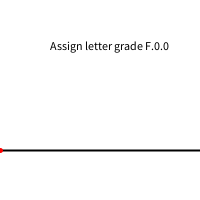
Frame 1 (no input)
Frame 60 (the mouse pressed at the canvas centre just before this capture): identical to frame 1, image omitted
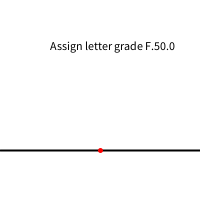
Frame 120 (the mouse held since frame 60 and released just before this capture)

The Processing sketch that drew these frames (run headless with seeded random() and noise(); from frame 60 on, the mouse is pressed at the canvas centre):

// Processing sketch: sketch_150922a
// ── sketch_150922a.pde
//Ben Olson
//GradeScale
//9/22/2015
void setup() {
  size(200, 200);
}

void draw() {
  background(255);
  stroke(0);
  strokeWeight(2);
  line(0,150,width,150);
  stroke(255,0,0);
  strokeWeight(5);
  point(mouseX,150);
  displaygrade(mouseX/2);
}

void displaygrade(float grade) {
  fill(0);
  if (grade>=94) {
    text("Assign letter grade A." + grade,50,50);
  } else if (grade<94 && grade>=89) {
    text("Assign letter grade A-." + grade,50,50);
  } else if (grade<88 && grade>=87) {
    text("Assign letter grade B+." + grade,50,50);
  } else if (grade<86 && grade>=83) {
    text("Assign letter grade B." + grade,50,50);
  } else if (grade<82 && grade>=80) {
    text("Assign letter grade B-." + grade,50,50);
  } else if (grade<79 && grade>=77) {
    text("Assign letter grade C+." + grade,50,50);
  } else if (grade<76 && grade>=73) {
    text("Assign letter grade C." + grade,50,50);
  } else if (grade<72 && grade>=70) {
    text("Assign letter grade C-." + grade,50,50);
  } else if (grade<69 && grade>=67) {
    text("Assign letter grade D+." + grade,50,50);
  } else if (grade<66 && grade>=63) {
    text("Assign letter grade D." + grade,50,50);
  } else if (grade<62 && grade>=60) {
    text("Assign letter grade D-." + grade,50,50);
  } else if (grade<60 && grade>=0) {  
    text("Assign letter grade F." + grade,50,50);
  }
}
